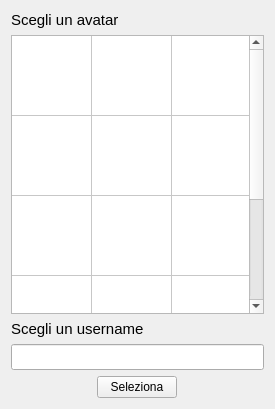
<?xml version="1.0" encoding="UTF-8"?>
<ui version="4.0">
 <class>UserSelection</class>
 <widget class="QWidget" name="UserSelection">
  <property name="geometry">
   <rect>
    <x>0</x>
    <y>0</y>
    <width>275</width>
    <height>409</height>
   </rect>
  </property>
  <property name="windowTitle">
   <string>Seleziona l'username</string>
  </property>
  <layout class="QVBoxLayout" name="verticalLayout">
   <item>
    <widget class="QLabel" name="iconDescription">
     <property name="font">
      <font>
       <pointsize>11</pointsize>
      </font>
     </property>
     <property name="text">
      <string>Scegli un avatar</string>
     </property>
    </widget>
   </item>
   <item>
    <widget class="QTableWidget" name="iconTable">
     <property name="verticalScrollBarPolicy">
      <enum>Qt::ScrollBarAlwaysOn</enum>
     </property>
     <property name="horizontalScrollBarPolicy">
      <enum>Qt::ScrollBarAlwaysOff</enum>
     </property>
     <property name="rowCount">
      <number>5</number>
     </property>
     <property name="columnCount">
      <number>3</number>
     </property>
     <attribute name="horizontalHeaderVisible">
      <bool>false</bool>
     </attribute>
     <attribute name="horizontalHeaderDefaultSectionSize">
      <number>80</number>
     </attribute>
     <attribute name="horizontalHeaderMinimumSectionSize">
      <number>30</number>
     </attribute>
     <attribute name="verticalHeaderVisible">
      <bool>false</bool>
     </attribute>
     <attribute name="verticalHeaderDefaultSectionSize">
      <number>80</number>
     </attribute>
     <row/>
     <row/>
     <row/>
     <row/>
     <row/>
     <column/>
     <column/>
     <column/>
    </widget>
   </item>
   <item>
    <widget class="QLabel" name="userDescription">
     <property name="font">
      <font>
       <pointsize>11</pointsize>
      </font>
     </property>
     <property name="text">
      <string>Scegli un username</string>
     </property>
    </widget>
   </item>
   <item>
    <widget class="QLineEdit" name="userEdit">
     <property name="font">
      <font>
       <pointsize>11</pointsize>
       <italic>true</italic>
      </font>
     </property>
     <property name="text">
      <string/>
     </property>
    </widget>
   </item>
   <item alignment="Qt::AlignHCenter">
    <widget class="QPushButton" name="selectButton">
     <property name="minimumSize">
      <size>
       <width>70</width>
       <height>0</height>
      </size>
     </property>
     <property name="maximumSize">
      <size>
       <width>150</width>
       <height>16777215</height>
      </size>
     </property>
     <property name="text">
      <string>Seleziona</string>
     </property>
    </widget>
   </item>
  </layout>
 </widget>
 <layoutdefault spacing="6" margin="11"/>
 <resources/>
 <connections/>
</ui>
